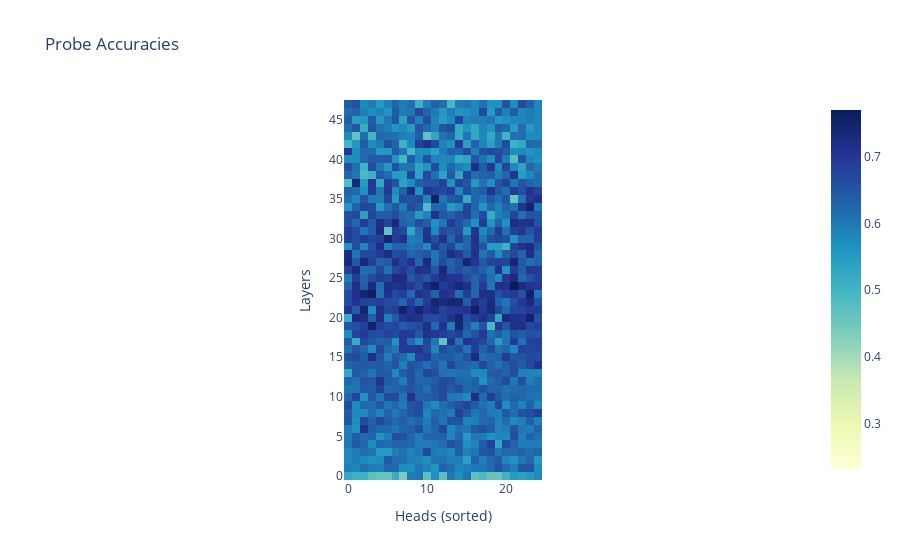
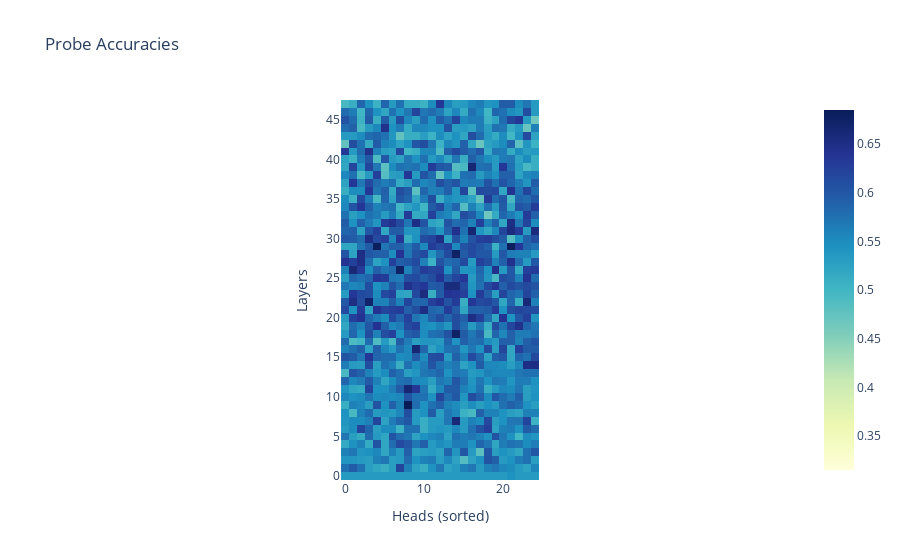
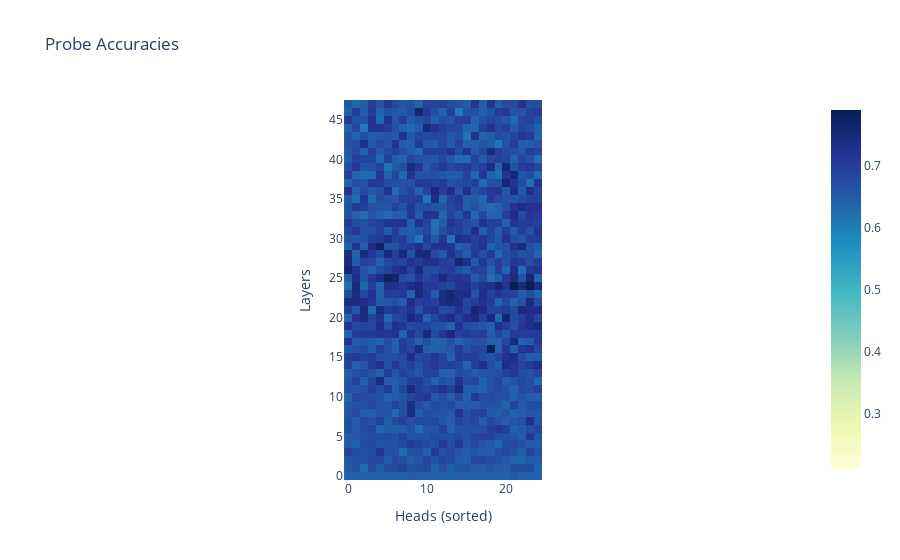
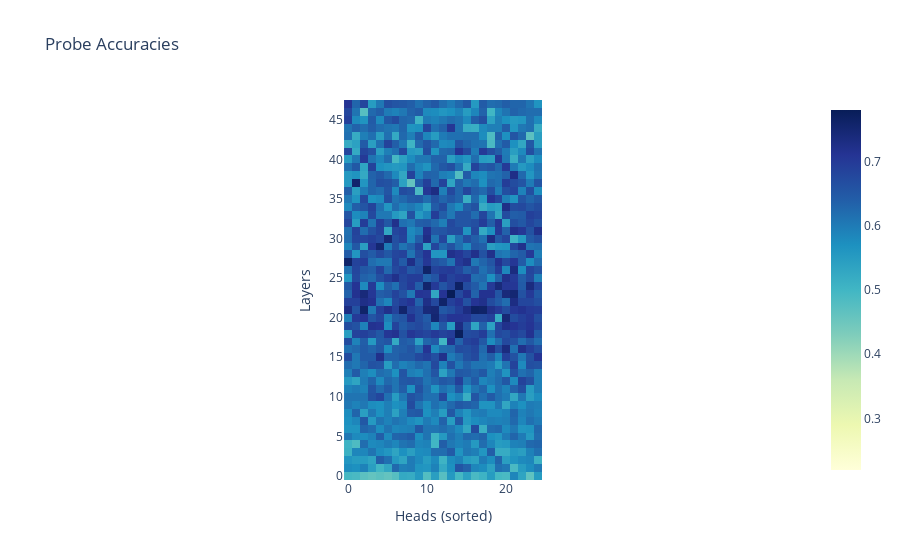

The cell these charts' notebook holds for them, in order:
### Code cell
import utils.analytics_utils as analytics

for name in datanames:
    analytics.plot_probe_accuracies(acts[name]).show()

### Figure 1 — Plotly figure (JSON) as saved in the notebook; plotly's stock layout.template omitted (floating-point values rounded to 4 significant figures; data arrays with more than 128 entries replaced by an {"elided": "..."} marker saying what was removed)
{"data": [{"coloraxis": "coloraxis", "hovertemplate": "Heads (sorted): %{x}<br>Layers: %{y}<br>color: %{z}<extra></extra>", "name": "0", "type": "heatmap", "xaxis": "x", "yaxis": "y", "z": {"elided": "48x25 float values"}}], "layout": {"coloraxis": {"cmid": 0.5, "colorscale": [[0, "rgb(255,255,217)"], [0.125, "rgb(237,248,177)"], [0.25, "rgb(199,233,180)"], [0.375, "rgb(127,205,187)"], [0.5, "rgb(65,182,196)"], [0.625, "rgb(29,145,192)"], [0.75, "rgb(34,94,168)"], [0.875, "rgb(37,52,148)"], [1, "rgb(8,29,88)"]]}, "title": {"text": "Probe Accuracies"}, "xaxis": {"anchor": "y", "constrain": "domain", "domain": [0, 1], "scaleanchor": "y", "title": {"text": "Heads (sorted)"}}, "yaxis": {"anchor": "x", "autorange": true, "constrain": "domain", "domain": [0, 1], "title": {"text": "Layers"}}}}

### Figure 2 — Plotly figure (JSON) as saved in the notebook; plotly's stock layout.template omitted (floating-point values rounded to 4 significant figures; data arrays with more than 128 entries replaced by an {"elided": "..."} marker saying what was removed)
{"data": [{"coloraxis": "coloraxis", "hovertemplate": "Heads (sorted): %{x}<br>Layers: %{y}<br>color: %{z}<extra></extra>", "name": "0", "type": "heatmap", "xaxis": "x", "yaxis": "y", "z": {"elided": "48x25 float values"}}], "layout": {"coloraxis": {"cmid": 0.5, "colorscale": [[0, "rgb(255,255,217)"], [0.125, "rgb(237,248,177)"], [0.25, "rgb(199,233,180)"], [0.375, "rgb(127,205,187)"], [0.5, "rgb(65,182,196)"], [0.625, "rgb(29,145,192)"], [0.75, "rgb(34,94,168)"], [0.875, "rgb(37,52,148)"], [1, "rgb(8,29,88)"]]}, "title": {"text": "Probe Accuracies"}, "xaxis": {"anchor": "y", "constrain": "domain", "domain": [0, 1], "scaleanchor": "y", "title": {"text": "Heads (sorted)"}}, "yaxis": {"anchor": "x", "autorange": true, "constrain": "domain", "domain": [0, 1], "title": {"text": "Layers"}}}}

### Figure 3 — Plotly figure (JSON) as saved in the notebook; plotly's stock layout.template omitted (floating-point values rounded to 4 significant figures; data arrays with more than 128 entries replaced by an {"elided": "..."} marker saying what was removed)
{"data": [{"coloraxis": "coloraxis", "hovertemplate": "Heads (sorted): %{x}<br>Layers: %{y}<br>color: %{z}<extra></extra>", "name": "0", "type": "heatmap", "xaxis": "x", "yaxis": "y", "z": {"elided": "48x25 float values"}}], "layout": {"coloraxis": {"cmid": 0.5, "colorscale": [[0, "rgb(255,255,217)"], [0.125, "rgb(237,248,177)"], [0.25, "rgb(199,233,180)"], [0.375, "rgb(127,205,187)"], [0.5, "rgb(65,182,196)"], [0.625, "rgb(29,145,192)"], [0.75, "rgb(34,94,168)"], [0.875, "rgb(37,52,148)"], [1, "rgb(8,29,88)"]]}, "title": {"text": "Probe Accuracies"}, "xaxis": {"anchor": "y", "constrain": "domain", "domain": [0, 1], "scaleanchor": "y", "title": {"text": "Heads (sorted)"}}, "yaxis": {"anchor": "x", "autorange": true, "constrain": "domain", "domain": [0, 1], "title": {"text": "Layers"}}}}

### Figure 4 — Plotly figure (JSON) as saved in the notebook; plotly's stock layout.template omitted (floating-point values rounded to 4 significant figures; data arrays with more than 128 entries replaced by an {"elided": "..."} marker saying what was removed)
{"data": [{"coloraxis": "coloraxis", "hovertemplate": "Heads (sorted): %{x}<br>Layers: %{y}<br>color: %{z}<extra></extra>", "name": "0", "type": "heatmap", "xaxis": "x", "yaxis": "y", "z": {"elided": "48x25 float values"}}], "layout": {"coloraxis": {"cmid": 0.5, "colorscale": [[0, "rgb(255,255,217)"], [0.125, "rgb(237,248,177)"], [0.25, "rgb(199,233,180)"], [0.375, "rgb(127,205,187)"], [0.5, "rgb(65,182,196)"], [0.625, "rgb(29,145,192)"], [0.75, "rgb(34,94,168)"], [0.875, "rgb(37,52,148)"], [1, "rgb(8,29,88)"]]}, "title": {"text": "Probe Accuracies"}, "xaxis": {"anchor": "y", "constrain": "domain", "domain": [0, 1], "scaleanchor": "y", "title": {"text": "Heads (sorted)"}}, "yaxis": {"anchor": "x", "autorange": true, "constrain": "domain", "domain": [0, 1], "title": {"text": "Layers"}}}}
